Frame 1 (no input): blank canvas, image omitted
Frame 60 (the mouse pressed at the canvas centre just before this capture): blank canvas, image omitted
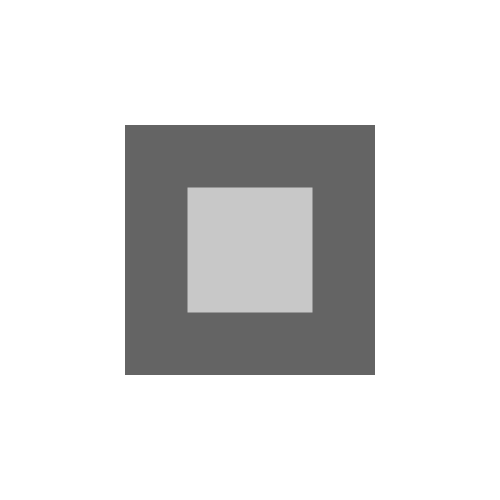
Frame 120 (the mouse held since frame 60 and released just before this capture)

The Processing sketch whose frames 1 and 60 were blank and that drew this single picture after the mouse press (run headless with seeded random() and noise(); from frame 60 on, the mouse is pressed at the canvas centre):

// Processing sketch: ex4
// ── ex4.pde
void setup(){

  size(500, 500);
  rectMode(CENTER);
  noStroke();
  
}

void draw(){

  background(255,255,255);
  desenho();
  
}

void desenho() {
  
  fill(100);
  rect(width/2, width/2, mouseX, mouseY);
  fill(200);
  rect(width/2, width/2, mouseX/2, mouseY/2);
  
}
